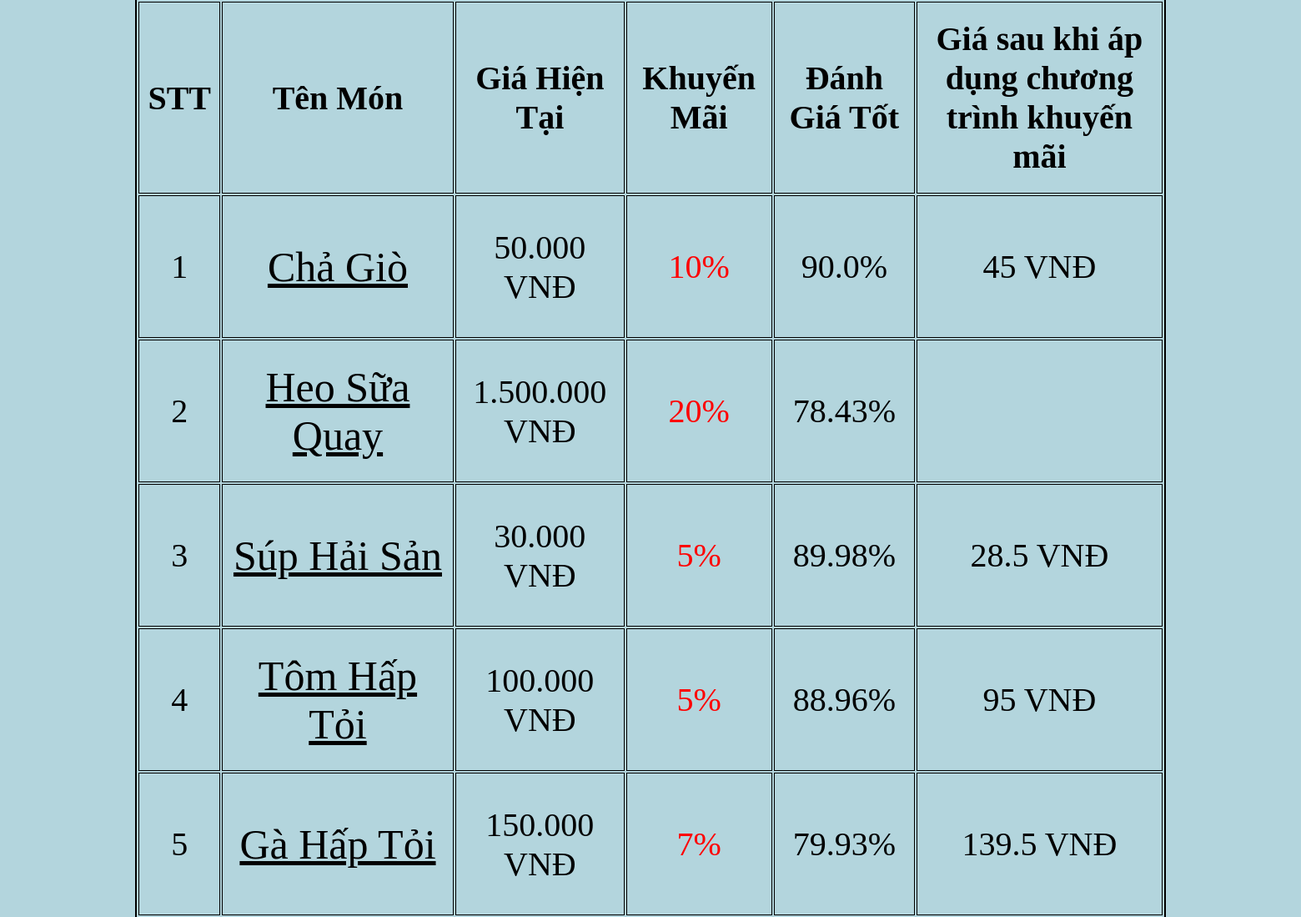
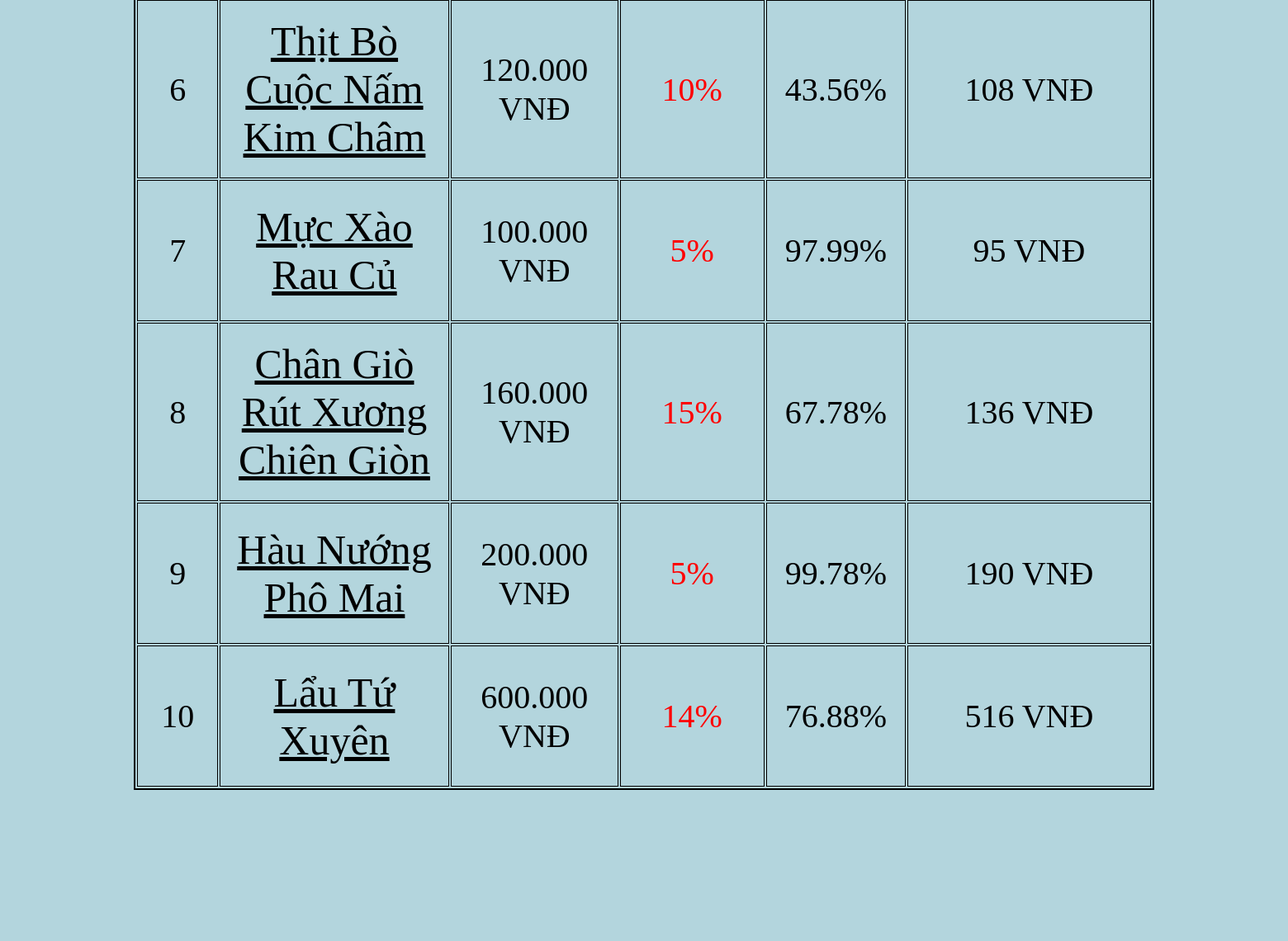
Before: /khuyenmai/ (middle part) with the older database file (2 pictures, top to bottom).
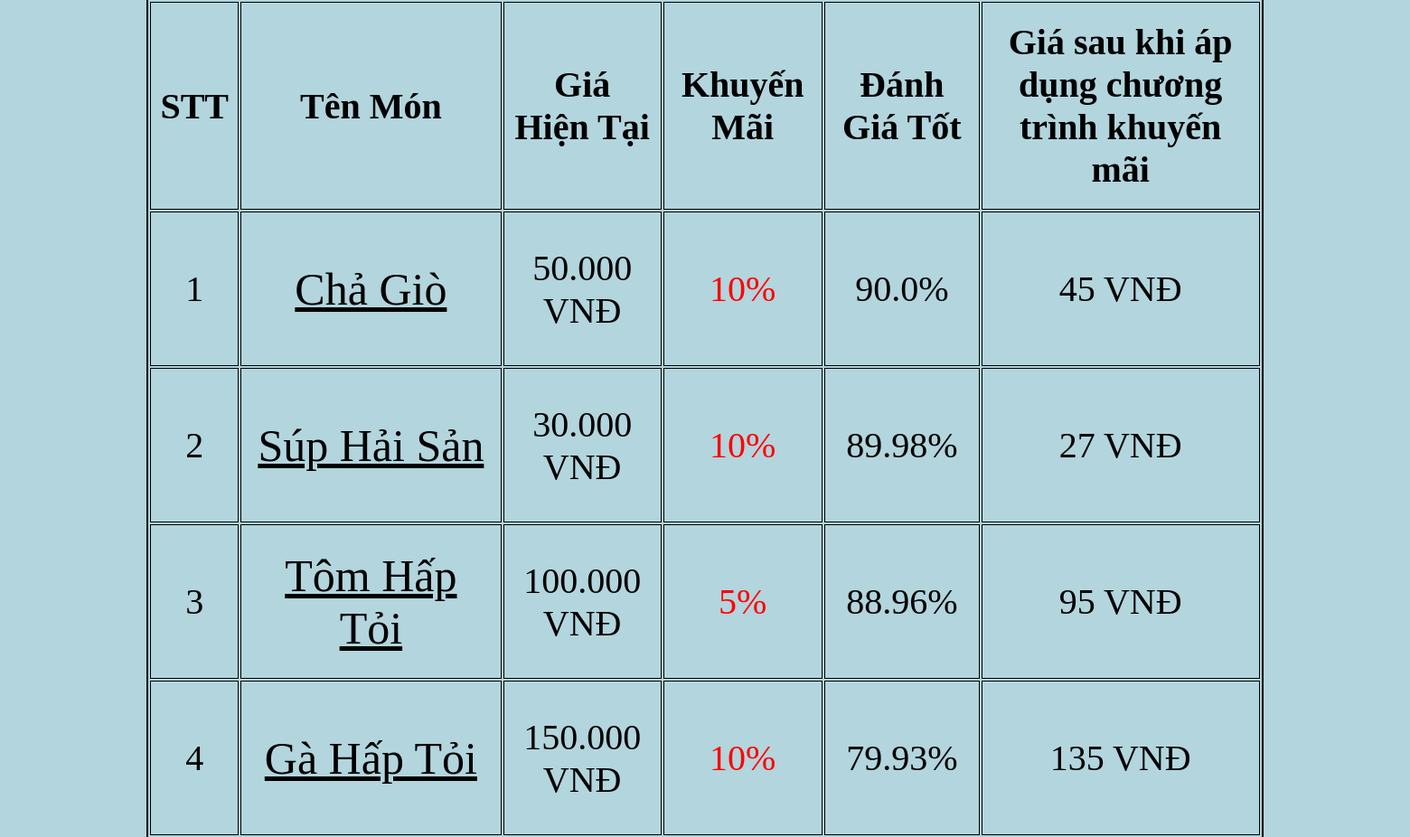
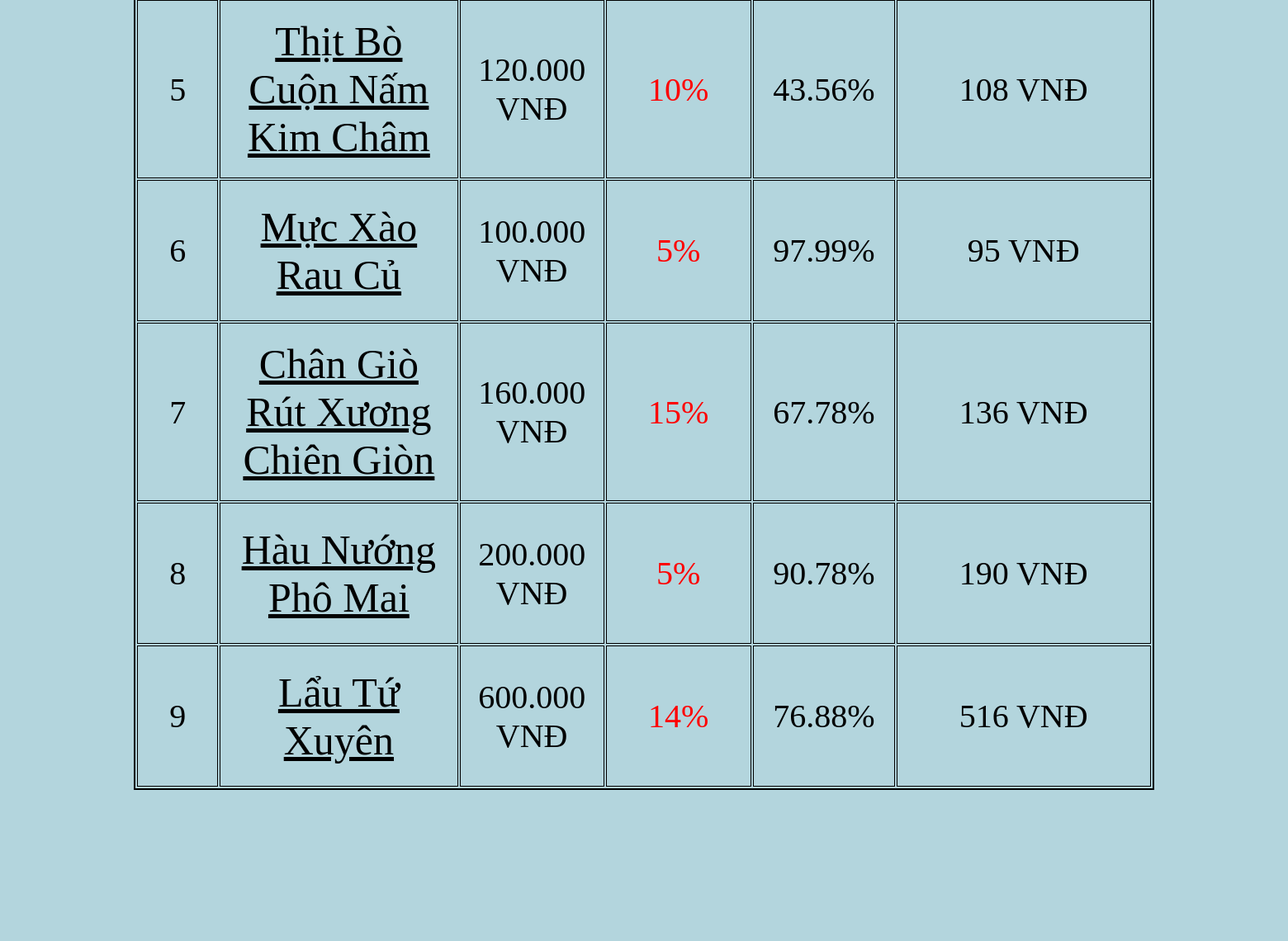
After: the same page with the newer database file (2 pictures, top to bottom).
### web_app/models.py (models this page shows)
class Data(models.Model):
    id = models.AutoField(primary_key=True)
    name = models.TextField(null=True,blank=True)
    image = models.TextField(blank=True)
    price = models.TextField(null = True,blank= True)
    unit = models.TextField(null = True, blank=True)
    describe = models.TextField(null = True, blank=True)
    YN_Sale = models.BooleanField(default=False, null= False)
    sale = models.IntegerField(default=0)
    appreciate = models.FloatField(null=True, blank=True)
    featured = models.BooleanField(null=True, default=False)
    class Meta:
        ordering = ('id','name','image','price', 'unit', 'describe', 'sale','appreciate','featured')

### web_app/views.py (the view)
# urls.py: path('khuyenmai/', views.KhuyenMai, name='khuyenmai'),
def KhuyenMai(request):
    get_data = Data.objects.filter(YN_Sale = True)
    return render(request, 'web_app/khuyenmai.html',{'datas': get_data})

### web_app/templates/web_app/khuyenmai.html (shortened to what this page needs)
{% extends "web_app/base.html" %}
{% load static %}
{% block content %}
<table
  style="border: 2px solid; width: 80%; margin-left: auto; margin-right: auto"
>
  <tr style="border: 1px solid">
    <th style="border: 1px solid; font-size: 40px;padding: 20px 10px;">STT</th>
    <th style="border: 1px solid; font-size: 40px;padding: 20px 10px;">Tên Món</th>
    <th style="border: 1px solid; font-size: 40px;padding: 20px 10px;">Giá Hiện Tại</th>
    <th style="border: 1px solid; font-size: 40px;padding: 20px 10px;">Khuyến Mãi</th>
    <th style="border: 1px solid; font-size: 40px;padding: 20px 10px;">Đánh Giá Tốt</th>
    <th style="border: 1px solid; font-size: 40px;padding: 20px 10px;">
      Giá sau khi áp dụng chương trình khuyến mãi
    </th>
  </tr>
  {% for data in datas %}
    <tr style="border: 1px solid;">
        <td style="border: 1px solid;font-size: 40px; text-align: center; padding: 20px 10px;">{{forloop.counter}}</td>
        <td style="border: 1px solid;font-size: 50px; text-align: center;padding: 20px 10px;"><a href="{% url 'web_app:detail' data.id %}" style='color: black;'>{{data.name}}</a></td>
        <td style="border: 1px solid;font-size: 40px; text-align: center;padding: 20px 10px;">{{data.price}} VNĐ</td>
        <td style="border: 1px solid; text-align: center; "><p style='color: red;padding: 20px 10px;font-size: 40px;'>{{data.sale}}%</p></td>
        <td style="border: 1px solid;font-size: 40px; text-align: center;padding: 20px 10px;">{{data.appreciate}}%</td>
        <td style="border: 1px solid;font-size: 40px; text-align: center;padding: 20px 10px;" id='price_after_sale_{{forloop.counter}}'></td>
    </tr>
  {% endfor %}
</table>
{% endblock content %}

### web_app/templates/web_app/base.html (shortened to what this page needs)
<!DOCTYPE html>
{% load static %}
<html lang="en">
  <head>
    <link rel="stylesheet" href="{% static 'css/base.css' %}">
  </head>
  <body>
    <br />
    <div class='content total'>
      {% block content %}
      {% endblock content %}
    </div>
  </body>
</html>

### web_app/static/css/base.css (style rules this page uses)
body { background-color: #b3d5dd; }
::placeholder { color: #696969; }
* { box-sizing: border-box; }

Changed rows visible on the page:
no longer on this page (row edited): Data: name "Heo Sữa Quay", price "1.500.000", sale "20", appreciate "78.43"
changed Data "Súp Hải Sản": sale "5" → "10"
changed Data "Gà Hấp Tỏi": sale "7" → "10"
changed Data: name "Thịt Bò Cuộc Nấm Kim Châm" → "Thịt Bò Cuộn Nấm Kim Châm"
changed Data "Hàu Nướng Phô Mai": appreciate "99.78" → "90.78"
Other visible differences:
text written by a page script: "28.5 VNĐ" → "27 VNĐ"
text written by a page script: "139.5 VNĐ" → "135 VNĐ"
